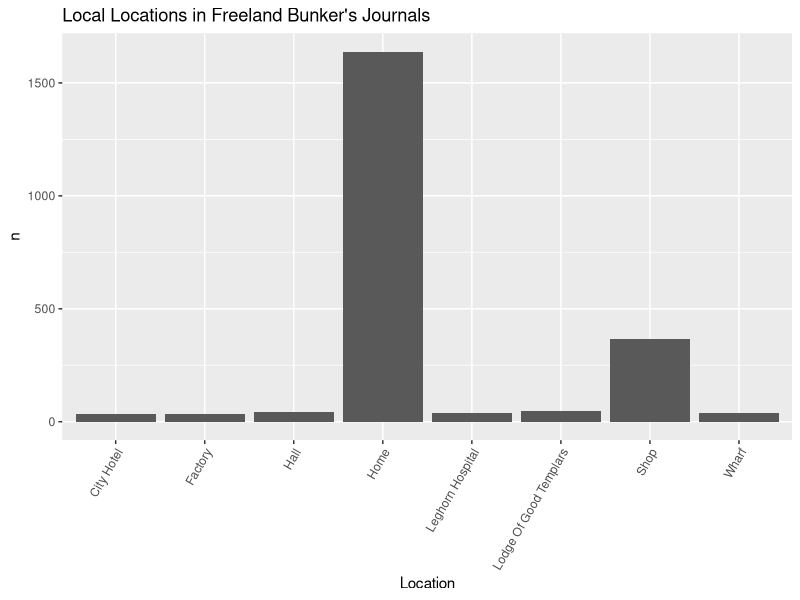
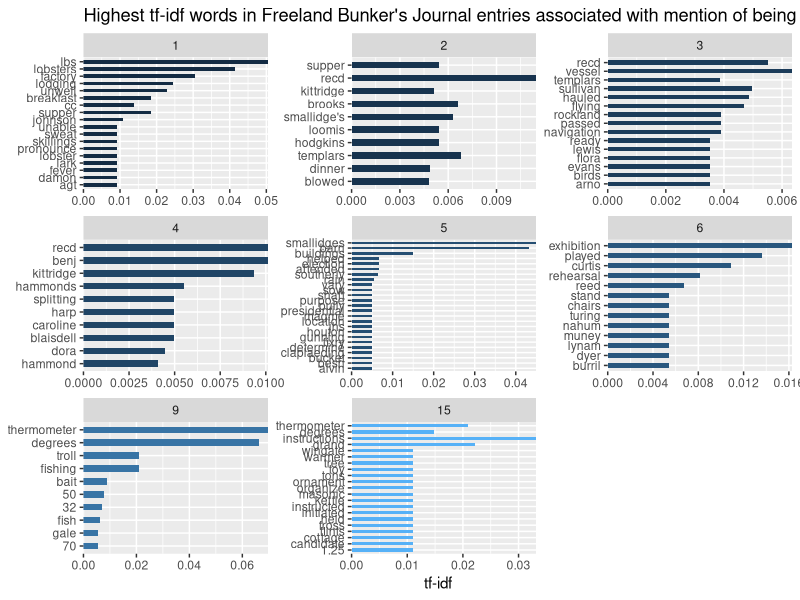
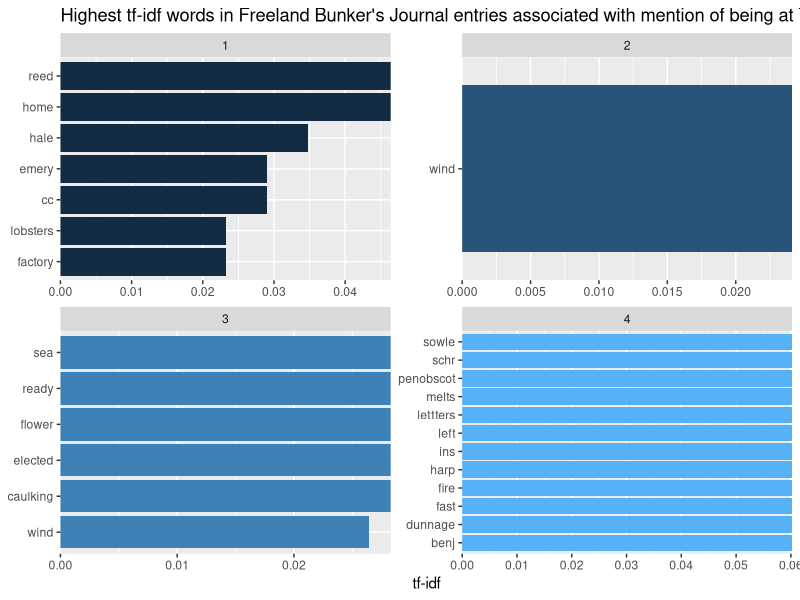
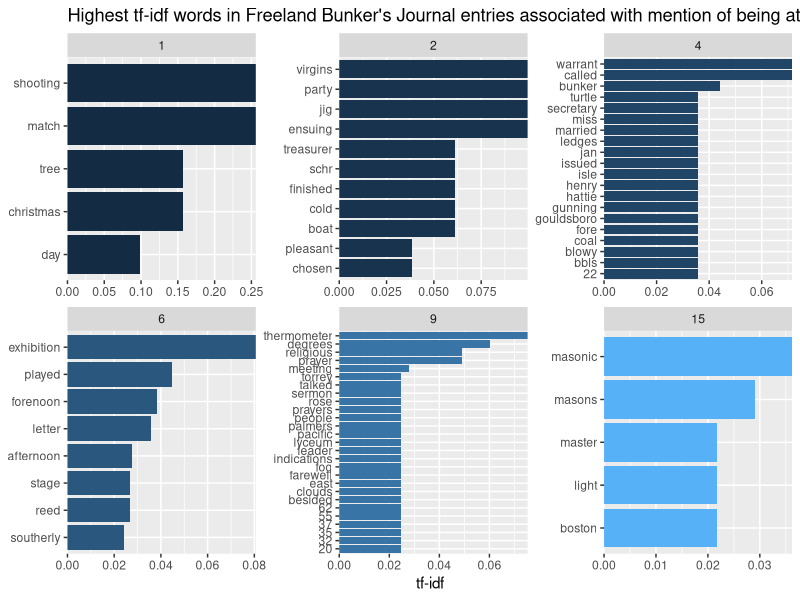
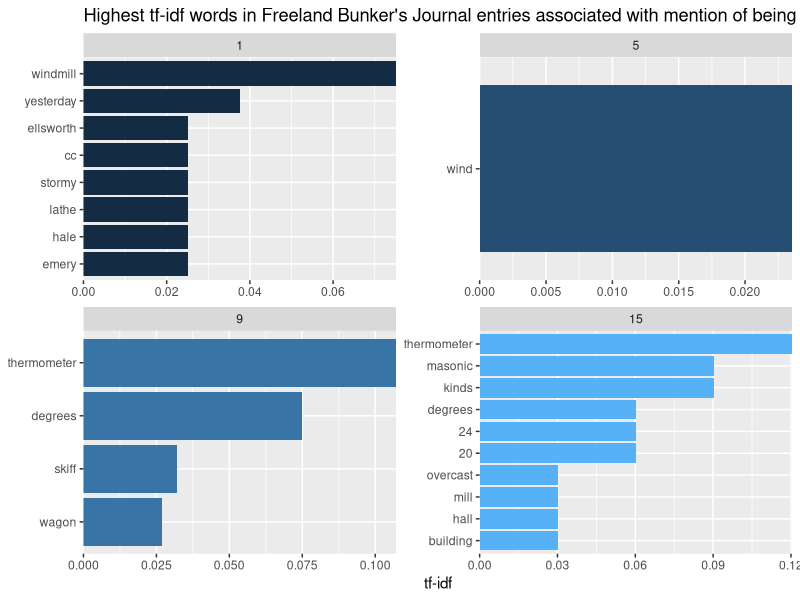
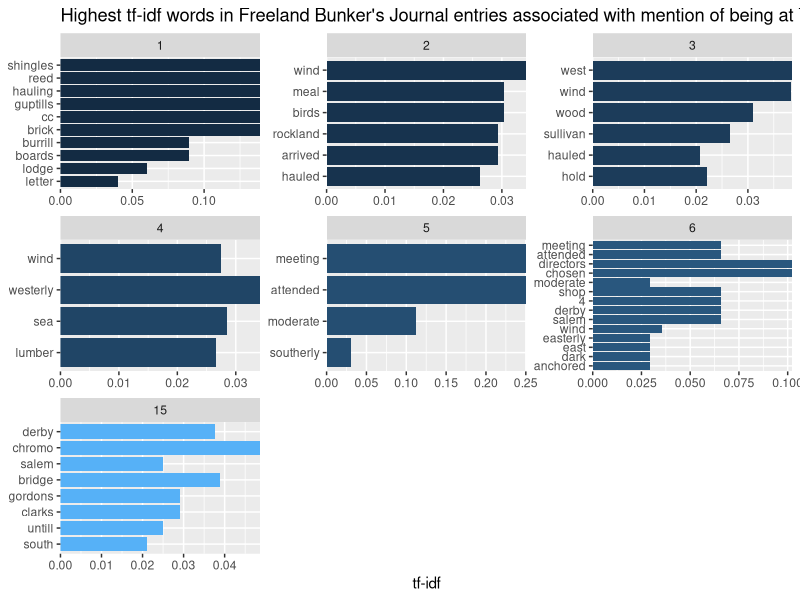
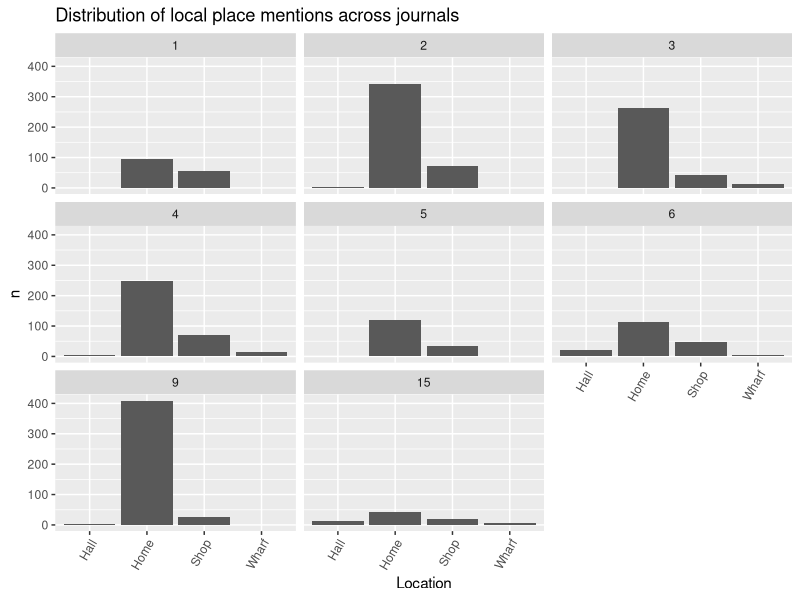

Source code (R) for these figures, in order: (Note: this script raises an error after producing the figures.)
## ---- chunk 1

install.packages(c("tidyverse", 
                   "tidytext",
                   "stopwords",
                   "widyr",
                   "tidygraph",
                   "tidylo",
                   "ggraph",
                   "wordcloud",
                   "dplyr"))
## ---- chunk 2
library(dplyr)
library(tidyverse)
library("magrittr") 
library(tidyverse)
library(tidytext)
## ---- chunk 3
library(readr)
journal_71_72 <- read_csv("Data_Sets/journal_1871_1872 - Sheet1 (1).csv")
journal_73 <- read_csv("Data_Sets/journal_1873 - Sheet1.csv")
journal_74 <- read_csv("Data_Sets/journal_1874 - Sheet1.csv")
journal_75 <- read_csv("Data_Sets/journal_1875 - Sheet1.csv")
journal_76 <- read_csv("Data_Sets/journal_1876 - Sheet1.csv")
journal_77 <- read_csv("Data_Sets/journal_1877 - Sheet1.csv")
journal_80 <- read_csv("Data_Sets/journal_1880 - Sheet1.csv")
journal_83 <- read_csv("Data_Sets/journal_1883 - Sheet1.csv")
journal_84 <- read_csv("Data_Sets/journal_1884 - Sheet1.csv")
journal_86 <- read_csv("Data_Sets/journal_1886 - Sheet1.csv")


## ---- chunk 4
#assign a new column in each dataset to correspond with what journal each entry is from
journal_71_72$journal <- 1
journal_73$journal <- 2
journal_74$journal <- 3
journal_75$journal <- 4
journal_76$journal <- 5
journal_77$journal <- 6

journal_80$journal <- 9

journal_83$journal <- 12
journal_84$journal <- 13

journal_86$journal <- 15
## ---- chunk 5
#in order to join data sets, all the corresponding variables have to match; we glimpse() each dataset and changed variable that didn't match our first one

journal_71_72 <- journal_71_72 %>%
  rename(transcription_accuracy = transcription) %>%
  mutate(image_path = as.character(image_path)) %>%
  mutate(image_description = as.character(image_description))

journal_75 <- journal_75 %>%
  mutate(quantity = as.character(quantity)) %>%
  mutate(latitude = as.logical(latitude)) %>%
  mutate(latitude_origin = as.logical(latitude_origin)) %>%
  mutate(longitude = as.logical(longitude)) %>%
  mutate(longitude_origin = as.logical(longitude_origin))

journal_76 <- journal_76 %>%
  mutate(quantity = as.character(quantity)) %>%
  mutate(latitude = as.logical(latitude)) %>%
  mutate(latitude_origin = as.logical(latitude_origin)) %>%
  mutate(longitude = as.logical(longitude)) %>%
  mutate(longitude_origin = as.logical(longitude_origin)) %>%
  mutate(image_path = as.character(image_path)) %>%
  mutate(image_description = as.character(image_description)) %>%
  mutate(noteworthy = as.logical(noteworthy))

journal_77 <- journal_77 %>%
  mutate(quantity = as.character(quantity)) %>%
  mutate(image_path = as.character(image_path)) %>%
  mutate(image_description = as.character(image_description)) %>%
  mutate(noteworthy = as.logical(noteworthy)) %>%
  mutate(temperature_am = as.logical(temperature_am))

journal_80 <- journal_80 %>%
  mutate(image_path = as.character(image_path)) %>%
  mutate(image_description = as.character(image_description)) %>%
  mutate(noteworthy = as.logical(noteworthy)) %>%
  mutate(temperature_am = as.logical(temperature_am)) %>%
  mutate(temperature_pm = as.logical(temperature_pm)) %>%
  mutate(temperature_night = as.logical(temperature_night))
  
journal_86 <- journal_86 %>%
  mutate(image_path = as.character(image_path)) %>%
  mutate(image_description = as.character(image_description)) %>%
  mutate(noteworthy = as.logical(noteworthy)) %>%
  mutate(temperature_am = as.logical(temperature_am)) %>%
  mutate(temperature_pm = as.logical(temperature_pm)) %>%
  mutate(temperature_night = as.logical(temperature_night)) %>%
  mutate(latitude = as.logical(latitude)) %>%
  mutate(recorder = as.character(recorder)) %>%
  mutate(notes = as.character(notes)) %>%
  select(- ...37)

journal_83 <- journal_83 %>%
  mutate(image_path = as.character(image_path)) %>%
  mutate(image_description = as.character(image_description)) %>%
  mutate(noteworthy = as.logical(noteworthy)) %>%
  mutate(temperature_am = as.logical(temperature_am)) %>%
  mutate(latitude = as.logical(latitude)) %>%
  mutate(latitude_origin = as.logical(latitude_origin)) %>%
  mutate(longitude_origin = as.logical(longitude_origin)) %>%
  mutate(letter_from = as.character(letter_from))
  
journal_84 <- journal_84 %>%
  mutate(image_path = as.character(image_path)) %>%
  mutate(image_description = as.character(image_description)) %>%
  mutate(noteworthy = as.logical(noteworthy)) %>%
  mutate(temperature_am = as.logical(temperature_am)) %>%
  mutate(latitude = as.logical(latitude)) %>%
  mutate(latitude_origin = as.logical(latitude_origin)) %>%
  mutate(letter_to = as.character(letter_to))%>%
  mutate(notes = as.character(notes))  
## ---- chunk 6
journals <- dplyr::bind_rows(journal_71_72, journal_73, journal_74, journal_75, journal_76, journal_77, journal_80, journal_86)
## ---- chunk 7
loc_place <- journals %>%
  separate(local_place, c("place_1", "place_2", "place_3", "place_4"), sep = ",")
## ---- chunk 8
loc_1 <- loc_place %>%
  select(place_1, journal, journal_entry, date_mdy, month, transcription_accuracy, location, location_accuracy, local_place_accuracy, latitude,latitude_origin, longitude, longitude_origin, quantity, unit, item, letter, letter_to, letter_from, wind_direction_am, wind_direction_pm, wind_direction_night, weather_condition_am, weather_condition_pm, weather_condition_night, temperature_am, temperature_pm, temperature_night, image_path, image_description, recorder, notes, noteworthy, second_check) %>%
  rename(place = place_1)
loc_2 <- loc_place %>%
  select(place_2, journal, journal_entry, date_mdy, month, transcription_accuracy, location, location_accuracy, local_place_accuracy, latitude,latitude_origin, longitude, longitude_origin, quantity, unit, item, letter, letter_to, letter_from, wind_direction_am, wind_direction_pm, wind_direction_night, weather_condition_am, weather_condition_pm, weather_condition_night, temperature_am, temperature_pm, temperature_night, image_path, image_description, recorder, notes, noteworthy, second_check) %>%
  rename(place = place_2)
loc_3 <- loc_place %>%
  select(place_3, journal, journal_entry, date_mdy, month, transcription_accuracy, location, location_accuracy, local_place_accuracy, latitude,latitude_origin, longitude, longitude_origin, quantity, unit, item, letter, letter_to, letter_from, wind_direction_am, wind_direction_pm, wind_direction_night, weather_condition_am, weather_condition_pm, weather_condition_night, temperature_am, temperature_pm, temperature_night, image_path, image_description, recorder, notes, noteworthy, second_check) %>%
  rename(place = place_3)
loc_4 <- loc_place %>%
  select(place_4, journal, journal_entry, date_mdy, month, transcription_accuracy, location, location_accuracy, local_place_accuracy, latitude,latitude_origin, longitude, longitude_origin, quantity, unit, item, letter, letter_to, letter_from, wind_direction_am, wind_direction_pm, wind_direction_night, weather_condition_am, weather_condition_pm, weather_condition_night, temperature_am, temperature_pm, temperature_night, image_path, image_description, recorder, notes, noteworthy, second_check) %>%
  rename(place = place_4)

loc_place <- dplyr::bind_rows(loc_1, loc_2, loc_3, loc_4)
## ---- chunk 9
loc_place <- loc_place %>%
  mutate(place = str_to_title(place)) %>%
  mutate(place = trimws(place, "both")) #str_squish 

## ---- chunk 10
loc_count <- loc_place %>%
    count(place, sort = TRUE)
## ---- chunk 11
print(loc_count)
## ---- chunk 12
loc_count %>%
    filter(n > 30) %>%
    filter(n < 2000) %>% #2000 to get rid of NA (may change)
  ggplot(aes(x=place, y=n)) + 
   geom_bar(stat = "identity")+
    theme(axis.text.x = element_text(angle = 60, hjust = 1))+
   labs(y = "n", x = "Location", title = "Local Locations in Freeland Bunker's Journals")
## ---- chunk 13
library(stringr)

Home <-  dplyr::filter(journals, grepl('Home| home| Home', local_place))

#https://stackoverflow.com/questions/22850026/filter-rows-which-contain-a-certain-string
## ---- chunk 14
(journal_words <- Home %>%
    unnest_tokens(word, journal_entry) %>%
    count(journal, word, sort = TRUE) %>%
    filter(!word %in% stop_words$word))
## ---- chunk 15
journal_tf_idf <- journal_words %>%
    bind_tf_idf(word, journal, n) %>%
    arrange(desc(tf_idf))
## ---- chunk 16
journal_tf_idf %>%
#  filter(tf_idf >= 0.02) %>%
    group_by(journal) %>%
    slice_max(tf_idf, n = 10) %>%
    ggplot(aes(tf_idf, fct_reorder(word, tf_idf), fill = journal)) +
    geom_col(show.legend = FALSE, width = 0.5) +
    facet_wrap(vars(journal), scales = "free") +
    scale_x_continuous(expand = c(0,0)) +
    labs(y = NULL, x = "tf-idf", title = "Highest tf-idf words in Freeland Bunker's Journal entries associated with mention of being at home")
## ---- chunk 17
library(stringr)

LoGT <-  dplyr::filter(journals, grepl('Lodge of Good Templars| Lodge of Good Templars| Lodge of  Good Templars|	Lodge of the Good Templars', local_place))

#https://stackoverflow.com/questions/22850026/filter-rows-which-contain-a-certain-string
## ---- chunk 18
(journal_words <- LoGT %>%
    unnest_tokens(word, journal_entry) %>%
    count(journal, word, sort = TRUE) %>%
    filter(!word %in% stop_words$word))
## ---- chunk 19
journal_tf_idf <- journal_words %>%
    bind_tf_idf(word, journal, n) %>%
    arrange(desc(tf_idf))
## ---- chunk 20
journal_tf_idf %>%
  filter(tf_idf >= 0.02) %>%
    group_by(journal) %>%
    slice_max(tf_idf, n = 10) %>%
    ggplot(aes(tf_idf, fct_reorder(word, tf_idf), fill = journal)) +
    geom_col(show.legend = FALSE) +
    facet_wrap(vars(journal), scales = "free") +
    scale_x_continuous(expand = c(0,0)) +
    labs(y = NULL, x = "tf-idf", title = "Highest tf-idf words in Freeland Bunker's Journal entries associated with mention of being at The Lodge of Good Templars")
## ---- chunk 21
library(stringr)

Hall <-  dplyr::filter(journals, grepl('Hall|Hall | Hall| hall', local_place))

#https://stackoverflow.com/questions/22850026/filter-rows-which-contain-a-certain-string
## ---- chunk 22
(journal_words <- Hall %>%
    unnest_tokens(word, journal_entry) %>%
    count(journal, word, sort = TRUE) %>%
    filter(!word %in% stop_words$word))
## ---- chunk 23
journal_tf_idf <- journal_words %>%
    bind_tf_idf(word, journal, n) %>%
    arrange(desc(tf_idf))
## ---- chunk 24
journal_tf_idf %>%
  filter(tf_idf >= 0.02) %>%
    group_by(journal) %>%
    slice_max(tf_idf, n = 10) %>%
    ggplot(aes(tf_idf, fct_reorder(word, tf_idf), fill = journal)) +
    geom_col(show.legend = FALSE) +
    facet_wrap(vars(journal), scales = "free") +
    scale_x_continuous(expand = c(0,0)) +
    labs(y = NULL, x = "tf-idf", title = "Highest tf-idf words in Freeland Bunker's Journal entries associated with mention of being at The Hall")
## ---- chunk 25
Shop <-  dplyr::filter(journals, grepl('Shop|Shop | Shop| shop', local_place))

#https://stackoverflow.com/questions/22850026/filter-rows-which-contain-a-certain-string
## ---- chunk 26
(journal_words <- Shop %>%
    unnest_tokens(word, journal_entry) %>%
    count(journal, word, sort = TRUE) %>%
    filter(!word %in% stop_words$word))
## ---- chunk 27
journal_tf_idf <- journal_words %>%
    bind_tf_idf(word, journal, n) %>%
    arrange(desc(tf_idf))
## ---- chunk 28
journal_tf_idf %>%
  filter(tf_idf >= 0.02) %>%
    group_by(journal) %>%
    slice_max(tf_idf, n = 10) %>%
    ggplot(aes(tf_idf, fct_reorder(word, tf_idf), fill = journal)) +
    geom_col(show.legend = FALSE) +
    facet_wrap(vars(journal), scales = "free") +
    scale_x_continuous(expand = c(0,0)) +
    labs(y = NULL, x = "tf-idf", title = "Highest tf-idf words in Freeland Bunker's Journal entries associated with mention of being at The Shop")
## ---- chunk 29
Wharf <-  dplyr::filter(journals, grepl('Wharf|Wharf | Wharf| wharf', local_place))

#https://stackoverflow.com/questions/22850026/filter-rows-which-contain-a-certain-string
## ---- chunk 30
(journal_words <- Wharf %>%
    unnest_tokens(word, journal_entry) %>%
    count(journal, word, sort = TRUE) %>%
    filter(!word %in% stop_words$word))
## ---- chunk 31
journal_tf_idf <- journal_words %>%
    bind_tf_idf(word, journal, n) %>%
    arrange(desc(tf_idf))
## ---- chunk 32
journal_tf_idf %>%
  filter(tf_idf >= 0.02) %>%
    group_by(journal) %>%
    slice_max(tf_idf, n = 10) %>%
    ggplot(aes(tf_idf, fct_reorder(word, tf_idf), fill = journal)) +
    geom_col(show.legend = FALSE) +
    facet_wrap(vars(journal), scales = "free") +
    scale_x_continuous(expand = c(0,0)) +
    labs(y = NULL, x = "tf-idf", title = "Highest tf-idf words in Freeland Bunker's Journal entries associated with mention of being at The Wharf")
## ---- chunk 33
loc_place <- journals %>%
  select(journal, local_place, location) %>%
  separate(local_place, c("place_1", "place_2", "place_3", "place_4"), sep = ",")
## ---- chunk 34
loc_1 <- loc_place %>%
  select(place_1, journal) %>%
  rename(place = place_1)
loc_2 <- loc_place %>%
  select(place_2, journal) %>%
  rename(place = place_2)
loc_3 <- loc_place %>%
  select(place_3, journal) %>%
  rename(place = place_3)
loc_4 <- loc_place %>%
  select(place_4, journal) %>%
  rename(place = place_4)

loc_count <- dplyr::bind_rows(loc_1, loc_2, loc_3, loc_4)
## ---- chunk 35
loc_count <- loc_count %>%
  mutate(place = str_to_title(place)) %>%
  mutate(place = trimws(place, "both"))  

## ---- chunk 36
loc_count_1 <- loc_count %>%
    filter(journal == 1) %>%
           count(place) 
loc_count_2 <- loc_count %>%
    filter(journal == 2) %>%
           count(place) 
loc_count_3 <- loc_count %>%
    filter(journal == 3) %>%
           count(place) 
loc_count_4 <- loc_count %>%
    filter(journal == 4) %>%
           count(place) 
loc_count_5 <- loc_count %>%
    filter(journal == 5) %>%
           count(place) 
loc_count_6 <- loc_count %>%
    filter(journal == 6) %>%
           count(place) 
loc_count_9 <- loc_count %>%
    filter(journal == 9) %>%
           count(place) 
loc_count_12 <- loc_count %>%
    filter(journal == 12) %>%
           count(place)
loc_count_13 <- loc_count %>%
    filter(journal == 13) %>%
           count(place)
loc_count_15 <- loc_count %>%
    filter(journal == 15) %>%
           count(place) 

## ---- chunk 37
loc_count_1$journal <- 1
loc_count_2$journal <- 2
loc_count_3$journal <- 3
loc_count_4$journal <- 4
loc_count_5$journal <- 5
loc_count_6$journal <- 6
loc_count_9$journal <- 9
loc_count_12$journal <- 12
loc_count_13$journal <- 13
loc_count_15$journal <- 15
## ---- chunk 38

loc_count <- dplyr::bind_rows(loc_count_1, loc_count_2, loc_count_3, loc_count_4, loc_count_5, loc_count_6, loc_count_9, loc_count_12,loc_count_13, loc_count_15)
## ---- chunk 39
loc_count <- loc_count %>%
filter(place %in% c("Home", "Shop", "Hall", "Wharf"))

## ---- chunk 40
loc_count %>%
  group_by(journal) %>%
 # filter(n < 500) %>%  #include home & Shop
 #  filter(n < 40) %>%
 #  filter(n > 5) %>%
  #  filter(word != NA) %>%
  ggplot(aes(x=place, y=n)) + 
   geom_bar(stat = "identity")+
   facet_wrap(vars(journal))+
    theme(axis.text.x = element_text(angle = 60, hjust = 1))+
   labs(y = "n", x = "Location", title = "Distribution of local place mentions across journals")
## ---- chunk 41
place_map <-   loc_place %>%
  filter(place == c('Home','Shop','Lodge Of Good Templars','Lodge Of The Good Templars','Hall','Wharf' ))

# dplyr::filter(loc_place, grepl('Home|Shop|Lodge Of Good Templars|Lodge Of The Good Templars|Hall|Wharf', place))
## ---- chunk 42
mapping <- c("Home" = 44.39044, 
"Shop" = 44.39078, #Double Check
"Lodge Of Good Templars" = 0,
"Lodge Of The Good Templars" = 0,
"Hall" = 44.39168,
"Wharf" = 44.38937)

place_map$latitude <- mapping[as.character(place_map$place)]
## ---- chunk 43
mapping <- c("Home" = -68.09314, 
"Shop" = -68.09316,
"Lodge Of Good Templars" = 0,
"Lodge Of The Good Templars" = 0,
"Hall" = -68.09103,
"Wharf" = -68.08918)

place_map$longitude <- mapping[as.character(place_map$place)]
## ---- chunk 44
place_map <- place_map %>%
  filter(latitude != "NA")
## ---- chunk 45
write.csv(place_map, "places.csv", row.names=FALSE)
